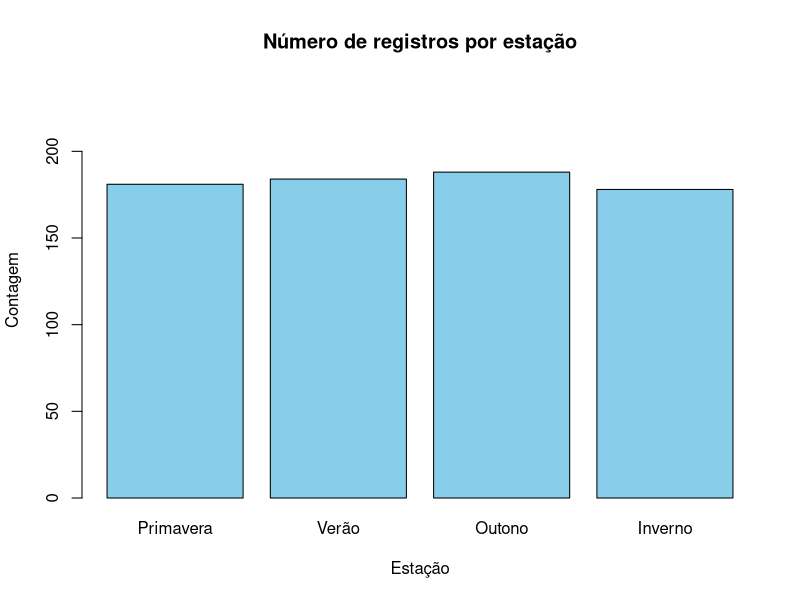
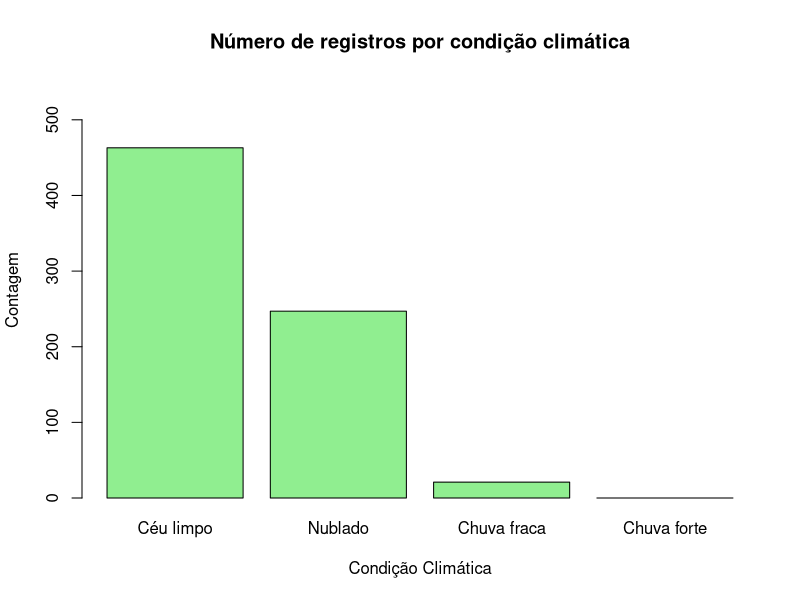
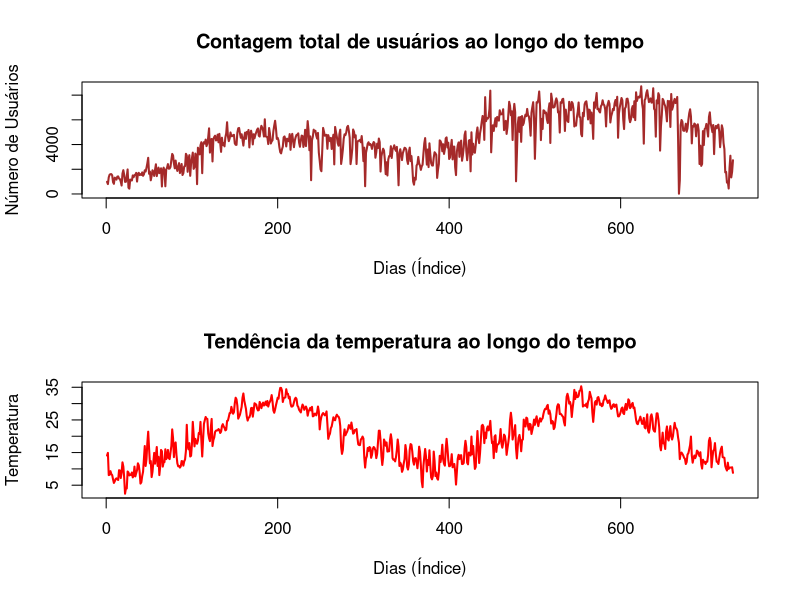

These figures' R source, in order:
# File read
setwd("C:\\Users\\savli\\Documents\\GitHub\\Homework_01");
dataBikes <- read.csv("HW1_bike_sharing.csv", header = TRUE);

# ---- Item 1 ----#
#função para obter o número de linhas (=número de observações)
observationNumber <- nrow(dataBikes);
#função para obter o 1º elemento do vetor com os dias das observações
startDate <- dataBikes$dteday[1];
#função para obter o último elemento do vetor com os dias das observações
endDate <- dataBikes$dteday[observationNumber];

#Display das informações obtidas
cat("Número de observações:")
print(observationNumber)

cat("Data de início da amostra:")
print(startDate)

cat("Data de fim da amostra:") 
print(endDate)

# ---- Item 2 ----#

#função para obter a média -> mean
#função para obter a mediana -> median
#função para obter os quartis -> quantile

#TEMPERATURA
tempMean <- mean(dataBikes$temp);
tempMedian <- median(dataBikes$temp);
tempQuantile <- quantile(dataBikes$temp,
                         probs = c(0.25, 0.5, 0.75))
#USUÁRIOS CASUAIS
casualMean <- mean(dataBikes$casual);
casualMedian <- median(dataBikes$casual);
casualQuantile <- quantile(dataBikes$casual,
                           probs = c(0.25, 0.5, 0.75));
#USUÁRIOS REGISTRADOS
registeredMean <- mean(dataBikes$registered);
registeredMedian <- median(dataBikes$registered);
registeredQuantile <- quantile(dataBikes$registered,
                               probs = c(0.25, 0.5, 0.75));

# Tabela com os dados
centralTendTable <- data.frame(
  Variáveis = c("Temperatura", "Usuários casuais", "Usuários registrados"),
  Média = c(tempMean, casualMean, registeredMean),
  Mediana_Q2 = c(tempMedian, casualMedian, registeredMedian),
  Q1 = c(tempQuantile[1], casualQuantile[1], registeredQuantile[1]),
  Q3 = c(tempQuantile[3], casualQuantile[3], registeredQuantile[3])
)
cat("Medidas de tendência central e quartios calculadas por funções do R:\n") 
print(centralTendTable)


# Função para calcular quartis usando o método convencional
calcular_quartis_convencional <- function(x) {
  # Ordenar os dados
  x_ordenado <- sort(x)
  n <- length(x_ordenado)
  
  # Função para calcular posição do quartil
  calcular_posicao <- function(percentil, n) {
    pos <- percentil * (n + 1)
    return(pos)
  }
  
  # Calcular posições
  pos_q1 <- calcular_posicao(0.25, n)
  pos_q2 <- calcular_posicao(0.50, n)
  pos_q3 <- calcular_posicao(0.75, n)
  
  # Função para obter valor baseado na posição
  obter_valor <- function(pos, dados) {
    if (pos == floor(pos)) {
      # Posição inteira
      return(dados[pos])
    } else {
      # Posição não inteira
      pos_inf <- floor(pos)
      pos_sup <- ceiling(pos)
      frac <- pos - pos_inf
      valor <- (1 - frac) * dados[pos_inf] + frac * dados[pos_sup]
      return(valor)
    }
  }
  
  # Calcular quartis
  q1 <- obter_valor(pos_q1, x_ordenado)
  q2 <- obter_valor(pos_q2, x_ordenado)
  q3 <- obter_valor(pos_q3, x_ordenado)
  
  # Retornar resultados
  resultados <- c(Q1 = q1, Q2 = q2, Q3 = q3)
  return(resultados)
}
quartio1 <- calcular_quartis_convencional(dataBikes$temp)
quartio2 <- calcular_quartis_convencional(dataBikes$casual)
quartio3 <- calcular_quartis_convencional(dataBikes$registered)

#tabela com os valores resultantes
tabela_quartis_convencional <- data.frame(
  Variáveis = c("Temperatura", "Usuários casuais", "Usuários registrados"),
  Média = c(mean(dataBikes$temp), mean(dataBikes$casual), mean(dataBikes$registered)),
  Mediana_Q2 = c(quartio1["Q2"], quartio2["Q2"], quartio3["Q2"]),
  Q1 = c(quartio1["Q1"], quartio2["Q1"], quartio3["Q1"]),
  Q3 = c(quartio1["Q3"], quartio2["Q3"], quartio3["Q3"])
)
cat("Medidas de tendência central e quartios calculadas convencionalmente:")
tabela_quartis_convencional

# ---- Item 3 ----#
# Substituição dos números pelos seus nomes de representação
dataBikes$season <- factor(dataBikes$season,
                           levels = c(1, 2, 3, 4),
                           labels = c("Primavera", "Verão",
                                      "Outono", "Inverno")); 
dataBikes$weathersit <- factor(dataBikes$weathersit,
                               levels = c(1, 2, 3, 4),
                               labels = c("Céu limpo", "Nublado",
                                          "Chuva fraca", "Chuva forte"));
# Mostra a frequência de cada estação
freqSeason <- table(dataBikes$season); 
cat("Frequência de usuários em cada estção do ano:")
freqSeason
# Mostra a frequência de cada condição climática
freqWeathersit <- table(dataBikes$weathersit);
cat("Frequência de usuários em cada condição climática:")
freqWeathersit

# Retorna a estação mais frequente
maxSeason <- names(freqSeason)[which.max(freqSeason)];
cat("Estação do ano com maior número de usuários:")
maxSeason
# Retorna a condição climática mais frequente
maxWeathersit <- names(freqWeathersit)[which.max(freqWeathersit)];
cat("Condição climática mais favorável para o uso do sistema, ou seja, na qual há o maior número de usuários:")
maxWeathersit

#gráfico de barras- Estações
barplot(freqSeason,
        col = "skyblue", #cor
        main = "Número de registros por estação", #título
        ylab = "Contagem", #eixo y                    
        xlab = "Estação", #eixo x                    
        ylim = c(0, 240) #amplitude eixo y
)

#gráfico de barras - Condições Climáticas  
barplot(freqWeathersit,
        col = "lightgreen",#cor
        main = "Número de registros por condição climática", #título
        ylab = "Contagem", #eixo y                       
        xlab = "Condição Climática", #eixo x                       
        ylim = c(0,550) #amplitude eixo y
)


# ---- Item 4 ----#
# Calcula o número total de usuários por dia
dataBikes$totalUsers <- dataBikes$casual + dataBikes$registered;
# Converte a temperatura normalizada para seu valor real
dataBikes$tempReal <- dataBikes$temp * 41;

par(mfrow = c(2,1))
#Gráfico de usuários
plot(dataBikes$X, dataBikes$totalUsers, type = "l",
     col = "brown", lwd = 2,
     main = "Contagem total de usuários ao longo do tempo", 
     xlab = "Dias (Índice)", ylab = "Número de Usuários" 
)
#Gráfico de temperatura
plot(dataBikes$X, dataBikes$temp, type = "l",
     col = "red", lwd = 2,
     main = "Tendência da temperatura ao longo do tempo", 
     xlab = "Dias (Índice)", ylab = "Temperatura"
)
